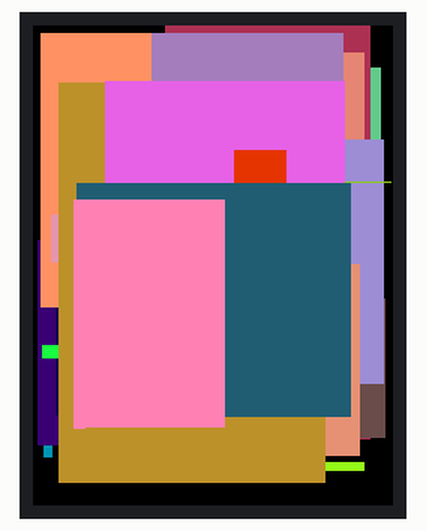
This program was run on a simulated ESP32 board running MicroPython. Shown: 240×320 colour display. Random numbers come from a fixed seed.

Above: at 3.6 s.
At 10.5 s:
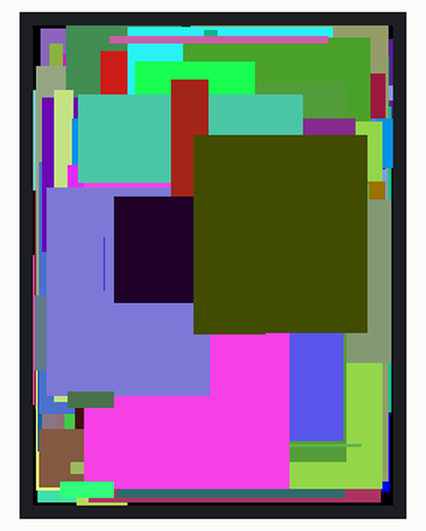
At 16.0 s:
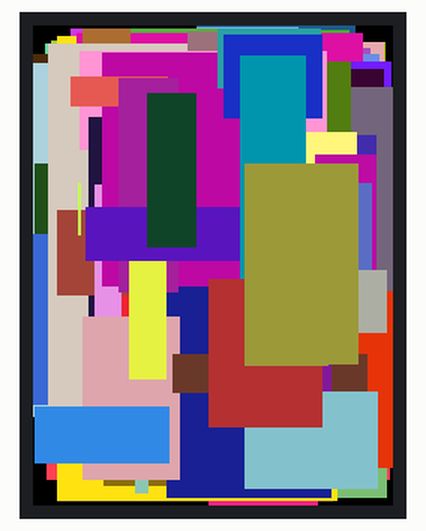
At 21.1 s:
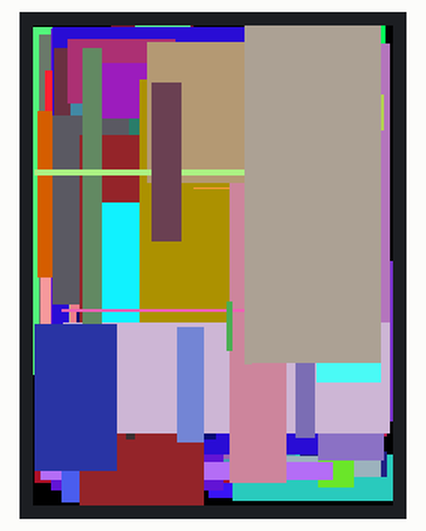
At 27.2 s:
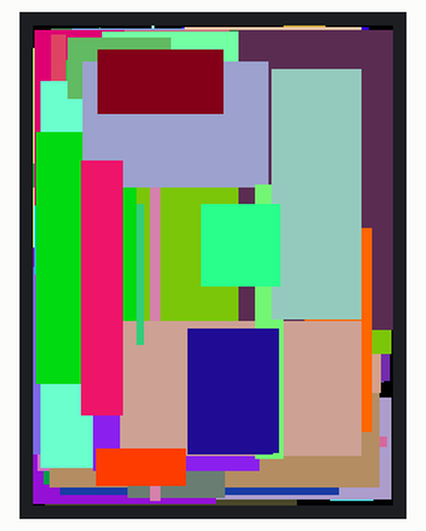
At 38.4 s:
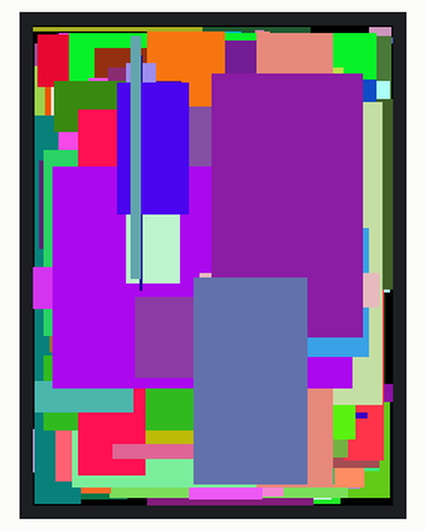

Measured:
- what the display in image 0 shows lasts 0.7 s, from 3.5 s to 4.2 s

The program:

Simple_test.py
```python
from machine import Pin,SPI
import time
import ustruct
import random

#pin define
LCD_RS = 46
LCD_CS = 10
#LCD_RST = 27  #connect to ESP32 reset pin
LCD_SCK = 12
LCD_SDA = 11
LCD_SDO = 13
LCD_BL = 45
#mem size
MEM_SIZE = 5120  #5x1024

#LCD size
LCD_W = 240
LCD_H = 320

#color define
BLACK = 0x0000
WHITE = 0xFFFF
RED = 0xF800
GREEN = 0x07E0
BLUE = 0x001F
GRAY = 0x8430

class LCD_28_ILI9341():
    def __init__(self):
        self.rs = Pin(LCD_RS,Pin.OUT)
        self.cs = Pin(LCD_CS,Pin.OUT)
        self.bl = Pin(LCD_BL,Pin.OUT)
        self.rs(1)
        self.cs(1)
        self.spi = SPI(2,40_000_000,sck=Pin(LCD_SCK),mosi=Pin(LCD_SDA),miso=Pin(LCD_SDO))
        self.LCD_init()
        self.bl(1)
    def LCD_Write_Reg(self,reg):
        self.cs(0)
        self.rs(0)
        self.spi.write(bytearray([reg]))
        self.cs(1)
    def LCD_Write_Data(self,dat):
        self.cs(0)
        self.rs(1)
        self.spi.write(bytearray([dat]))
        self.cs(1)
    def LCD_Set_Windows(self,x1,y1,x2,y2):
        self.LCD_Write_Reg(0x2A)
        self.LCD_Write_Data(x1>>8)
        self.LCD_Write_Data(x1&0xFF)
        self.LCD_Write_Data(x2>>8)
        self.LCD_Write_Data(x2&0xFF)
        self.LCD_Write_Reg(0x2B)
        self.LCD_Write_Data(y1>>8)
        self.LCD_Write_Data(y1&0xFF)
        self.LCD_Write_Data(y2>>8)
        self.LCD_Write_Data(y2&0xFF)
        self.LCD_Write_Reg(0x2C)
    def LCD_Fill(self,sx,sy,w,h,color):
        if sx >= LCD_W or sy >= LCD_H:
            return
        if (sx + w) > LCD_W or (sy + h) > LCD_H:
            return
        if (w < 1 or w > LCD_W) or (h < 1 or h > LCD_H):
            return
        self.LCD_Set_Windows(sx,sy,sx + w - 1,sy + h - 1)
        self.cs(0)
        self.rs(1)
        quo, rest = divmod(w*h,MEM_SIZE)
        if quo:
            buf = ustruct.pack(">H",color)*MEM_SIZE
            for i in range(quo):
                self.spi.write(buf)
        if rest != 0:
            buf = ustruct.pack(">H",color)*rest
            self.spi.write(buf)
        self.cs(1)
    def LCD_Clear(self,color):
        self.LCD_Fill(0,0,LCD_W,LCD_H,color)
    def LCD_init(self):
        self.LCD_Write_Reg(0xCF)
        self.LCD_Write_Data(0x00)
        self.LCD_Write_Data(0xC1)
        self.LCD_Write_Data(0x30)
        self.LCD_Write_Reg(0xED)
        self.LCD_Write_Data(0x64)
        self.LCD_Write_Data(0x03)
        self.LCD_Write_Data(0X12)
        self.LCD_Write_Data(0X81)
        self.LCD_Write_Reg(0xE8)
        self.LCD_Write_Data(0x85)
        self.LCD_Write_Data(0x00)
        self.LCD_Write_Data(0x78)
        self.LCD_Write_Reg(0xCB)
        self.LCD_Write_Data(0x39)
        self.LCD_Write_Data(0x2C)
        self.LCD_Write_Data(0x00)
        self.LCD_Write_Data(0x34)
        self.LCD_Write_Data(0x02)
        self.LCD_Write_Reg(0xF7)
        self.LCD_Write_Data(0x20)
        self.LCD_Write_Reg(0xEA)
        self.LCD_Write_Data(0x00)
        self.LCD_Write_Data(0x00)
        self.LCD_Write_Reg(0xC0)
        self.LCD_Write_Data(0x13)
        self.LCD_Write_Reg(0xC1)
        self.LCD_Write_Data(0x13)
        self.LCD_Write_Reg(0xC5)
        self.LCD_Write_Data(0x22)
        self.LCD_Write_Data(0x35)
        self.LCD_Write_Reg(0xC7)
        self.LCD_Write_Data(0xBD)
        self.LCD_Write_Reg(0x36)
        self.LCD_Write_Data(0x08)
        self.LCD_Write_Reg(0xB6)
        self.LCD_Write_Data(0x0A)
        self.LCD_Write_Data(0xA2)
        self.LCD_Write_Reg(0x3A)
        self.LCD_Write_Data(0x55)
        self.LCD_Write_Reg(0xF6)
        self.LCD_Write_Data(0x01)
        self.LCD_Write_Data(0x30)
        self.LCD_Write_Reg(0xB1)
        self.LCD_Write_Data(0x00)
        self.LCD_Write_Data(0x1B)
        self.LCD_Write_Reg(0xF2)
        self.LCD_Write_Data(0x00)
        self.LCD_Write_Reg(0x26)
        self.LCD_Write_Data(0x01)
        self.LCD_Write_Reg(0xE0)
        self.LCD_Write_Data(0x0F)
        self.LCD_Write_Data(0x35)
        self.LCD_Write_Data(0x31)
        self.LCD_Write_Data(0x0B)
        self.LCD_Write_Data(0x0E)
        self.LCD_Write_Data(0x06)
        self.LCD_Write_Data(0x49)
        self.LCD_Write_Data(0xA7)
        self.LCD_Write_Data(0x33)
        self.LCD_Write_Data(0x07)
        self.LCD_Write_Data(0x0F)
        self.LCD_Write_Data(0x03)
        self.LCD_Write_Data(0x0C)
        self.LCD_Write_Data(0x0A)
        self.LCD_Write_Data(0x00)
        self.LCD_Write_Reg(0XE1)
        self.LCD_Write_Data(0x00)
        self.LCD_Write_Data(0x0A)
        self.LCD_Write_Data(0x0F)
        self.LCD_Write_Data(0x04)
        self.LCD_Write_Data(0x11)
        self.LCD_Write_Data(0x08)
        self.LCD_Write_Data(0x36)
        self.LCD_Write_Data(0x58)
        self.LCD_Write_Data(0x4D)
        self.LCD_Write_Data(0x07)
        self.LCD_Write_Data(0x10)
        self.LCD_Write_Data(0x0C)
        self.LCD_Write_Data(0x32)
        self.LCD_Write_Data(0x34)
        self.LCD_Write_Data(0x0F)
        self.LCD_Write_Reg(0x21)
        self.LCD_Write_Reg(0x11)
        time.sleep_ms(120)
        self.LCD_Write_Reg(0x29)
if __name__=='__main__':
    mylcd = LCD_28_ILI9341()
    while True:
        mylcd.LCD_Clear(RED)
        time.sleep_ms(500)
        mylcd.LCD_Clear(GREEN)
        time.sleep_ms(500)
        mylcd.LCD_Clear(BLUE)
        time.sleep_ms(500)
        mylcd.LCD_Clear(GRAY)
        time.sleep_ms(500)
        mylcd.LCD_Clear(WHITE)
        time.sleep_ms(500)
        mylcd.LCD_Clear(BLACK)
        time.sleep_ms(500)
        for i in range(2000):
            mylcd.LCD_Fill(random.randint(0,LCD_W-1),random.randint(0,LCD_H-1),random.randint(0,LCD_W),random.randint(0,LCD_H),random.randint(0,0xFFFF))
```
